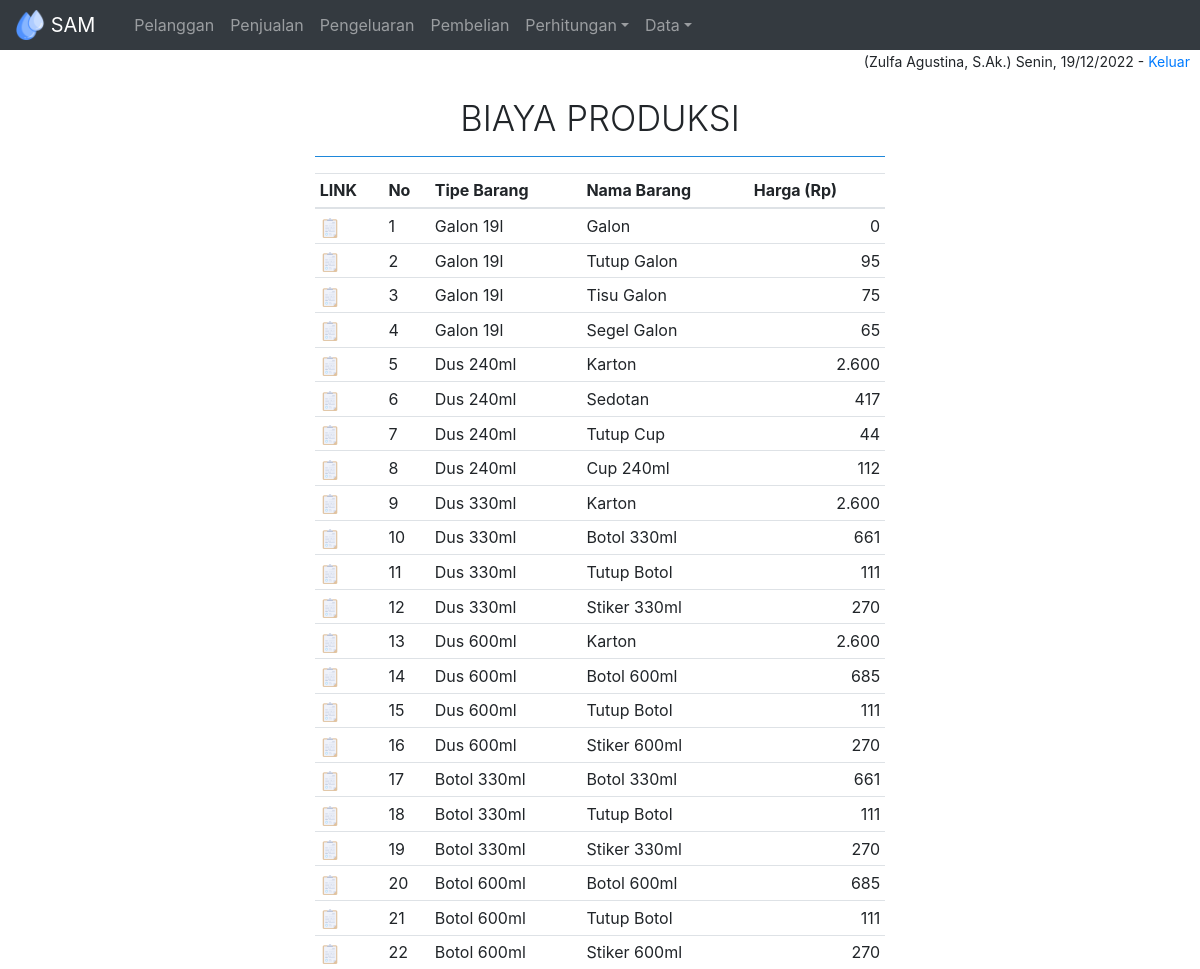
Screenshot of /php/pro.php (signed in) with the database file from the repository.
### tables this page shows
CREATE TABLE IF NOT EXISTS `biaya` (
  `no` int(5) NOT NULL,
  `tipe` varchar(20) NOT NULL,
  `nama` varchar(20) NOT NULL,
  `harga` int(10) NOT NULL
);

### php/pro.php (the view, shortened to what this page needs)
<?php
include 'head.php';
include 'navbar.php';
?>
<main role="main" class="container col-md-6">
<h4 class="display-4 text-center" style="font-size: 26pt">BIAYA PRODUKSI</h4>
<hr />
<center>
<table class="table table-sm table-hover">
  <thead>
    <tr>
      <th scope="col">LINK</th>
      <th scope="col">No</th>
      <th scope="col">Tipe Barang</th>
      <th scope="col">Nama Barang</th>
      <th scope="col">Harga (Rp)</th>
    </tr>
  </thead>
  <tbody>
<?php
  $arraynomer = array();
  $query = mysql_query("SELECT *FROM biaya ORDER BY no") or die ('Error!!'.mysql_error());
  while ($row = mysql_fetch_array ($query)) {
    array_push($arraynomer, $row['no']);
  }
  for($i=0; $i<count($arraynomer); $i++){
    $query = mysql_query("SELECT *FROM biaya WHERE no='$arraynomer[$i]'") or die ('Error!!'.mysql_error());
    $row = mysql_fetch_array ($query);
    extract($row);
    echo "
      <tr>
        <td><a href='proe.php?no=$no'><img src='../img/doc.png' width='20'/></a></td>
        <td>".$no."</td>
        <td>".$tipe."</td>
        <td>".$nama."</td>
        <td align='right'>".number_format($harga,0,",",".")."</td>
      </tr>
    ";
  }
?>
</tbody>
</table>
</center>
</main>
<?php
include 'foot.php';
?>

### css/sam.css (style rules this page uses)
html, body { height:100%; }
body { font-size: .875rem; }
hr { background-color: #2196f3; }

### rows the page displays
biaya: no "1", tipe "Galon 19l", nama "Galon", harga "0"
biaya: no "2", tipe "Galon 19l", nama "Tutup Galon", harga "95"
biaya: no "3", tipe "Galon 19l", nama "Tisu Galon", harga "75"
biaya: no "4", tipe "Galon 19l", nama "Segel Galon", harga "65"
biaya: no "5", tipe "Dus 240ml", nama "Karton", harga "2.600"
biaya: no "6", tipe "Dus 240ml", nama "Sedotan", harga "417"
biaya: no "7", tipe "Dus 240ml", nama "Tutup Cup", harga "44"
biaya: no "8", tipe "Dus 240ml", nama "Cup 240ml", harga "112"
biaya: no "9", tipe "Dus 330ml", nama "Karton", harga "2.600"
biaya: no "10", tipe "Dus 330ml", nama "Botol 330ml", harga "661"
biaya: no "11", tipe "Dus 330ml", nama "Tutup Botol", harga "111"
biaya: no "12", tipe "Dus 330ml", nama "Stiker 330ml", harga "270"
biaya: no "13", tipe "Dus 600ml", nama "Karton", harga "2.600"
biaya: no "14", tipe "Dus 600ml", nama "Botol 600ml", harga "685"
biaya: no "15", tipe "Dus 600ml", nama "Tutup Botol", harga "111"
biaya: no "16", tipe "Dus 600ml", nama "Stiker 600ml", harga "270"
biaya: no "17", tipe "Botol 330ml", nama "Botol 330ml", harga "661"
biaya: no "18", tipe "Botol 330ml", nama "Tutup Botol", harga "111"
biaya: no "19", tipe "Botol 330ml", nama "Stiker 330ml", harga "270"
biaya: no "20", tipe "Botol 600ml", nama "Botol 600ml", harga "685"
biaya: no "21", tipe "Botol 600ml", nama "Tutup Botol", harga "111"
biaya: no "22", tipe "Botol 600ml", nama "Stiker 600ml", harga "270"

### other values shown
$_SESSION['nama'] "Zulfa Agustina, S.Ak."
$hari "Senin"
$txttgl "19/12/2022"
